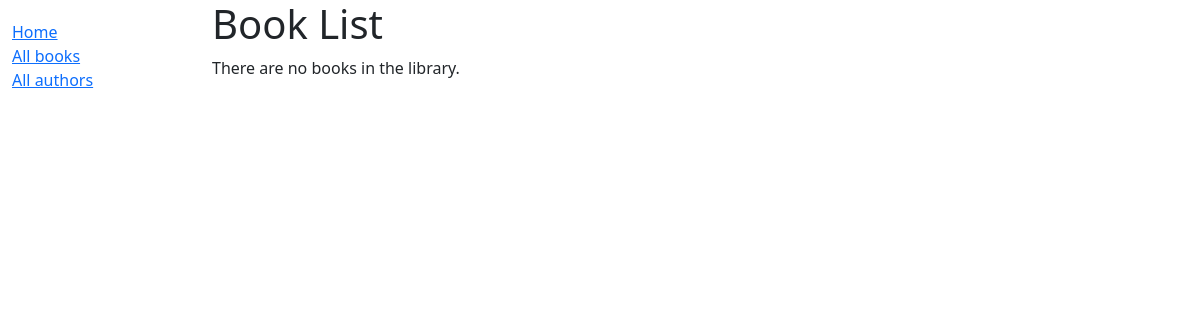
Before: /catalog/books/ with the older database file.
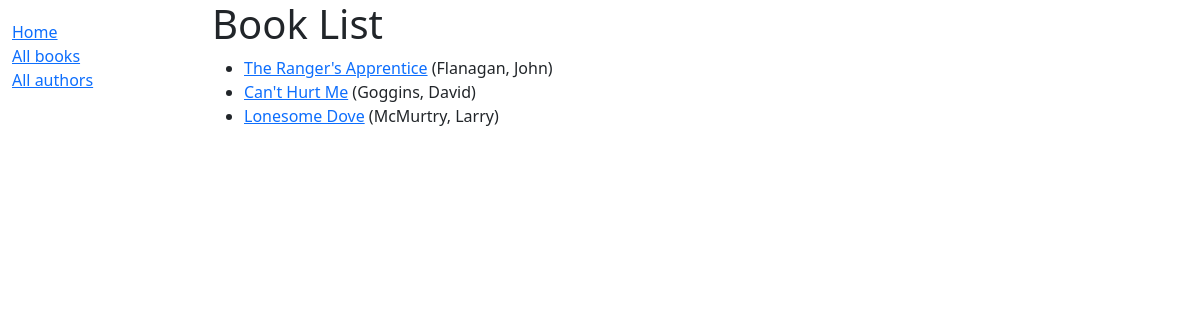
After: the same page with the newer database file.
### catalog/models.py (models this page shows, shortened)
class Book(models.Model):
    title = models.CharField(max_length=200)
    author = models.ForeignKey('Author', on_delete=models.RESTRICT, null=True)
    summary = models.TextField(
        max_length=1000, help_text="Enter a brief description of the book")
    isbn = models.CharField('ISBN', max_length=13,
                            unique=True,
                            help_text='13 Character <a href="https://www.isbn-international.org/content/what-isbn'
                                      '">ISBN number</a>')
    genre = models.ManyToManyField(
        Genre, help_text="Select a genre for this book")
    language = models.ForeignKey('Language', on_delete=models.SET_NULL, null = True)
    def get_absolute_url(self):
        return reverse('book-detail', args=[str(self.id)])
    def display_genre(self):
        return ', '.join(genre.name for genre in self.genre.all()[:3])
    display_genre.short_description = 'Genre'

class Author(models.Model):
    first_name = models.CharField(max_length=100)
    last_name = models.CharField(max_length=100)
    date_of_birth = models.DateField(null=True, blank=True)
    date_of_death = models.DateField('Died', null=True, blank=True)
    class Meta:
        ordering = ['last_name', 'first_name']
    def __str__(self):
        return f'{self.last_name}, {self.first_name}'

### catalog/views.py (the view)
# urls.py: path('books/', views.BookListView.as_view(), name='books'),
class BookListView(generic.ListView):
    model = Book
    paginate_by = 10

### catalog/templates/catalog/book_list.html
{% extends "base_generic.html" %}
{% block content %}
  <h1>Book List</h1>
  {% if book_list %}
    <ul>
      {% for book in book_list %}
      <li>
        <a href="{{ book.get_absolute_url }}">{{ book.title }}</a>
        ({{book.author}})
      </li>
      {% endfor %}
    </ul>
  {% else %}
    <p>There are no books in the library.</p>
  {% endif %}
{% endblock %}

### catalog/templates/base_generic.html (shortened to what this page needs)
<!DOCTYPE html>
<html lang="en">
  <head>
    <link href="https://cdn.jsdelivr.net/npm/bootstrap@5.3.3/dist/css/bootstrap.min.css"
      rel="stylesheet"
>
    {% load static %}
    <link rel="stylesheet" href="{% static 'css/styles.css' %}" />
  </head>
  <body>
    <div class="container-fluid">
      <div class="row">
        <div class="col-sm-2">
          {% block sidebar %}
            <ul class="sidebar-nav">
              <li><a href="{% url 'index' %}">Home</a></li>
              <li><a href="{% url 'books' %}">All books</a></li>
              <li><a href="{% url 'authors' %}">All authors</a></li>
            </ul>
          {% endblock %}
        </div>
        <div class="col-sm-10 ">{% block content %}{% endblock %}
      </div>
      </div>
    </div>
  </body>
</html>

Changed rows visible on the page:
added Book: title "The Ranger's Apprentice", author "Flanagan, John"
added Book: title "Can't Hurt Me", author "Goggins, David"
added Book: title "Lonesome Dove", author "McMurtry, Larry"
Other visible differences:
text no longer shown: "There are no books in the library."
